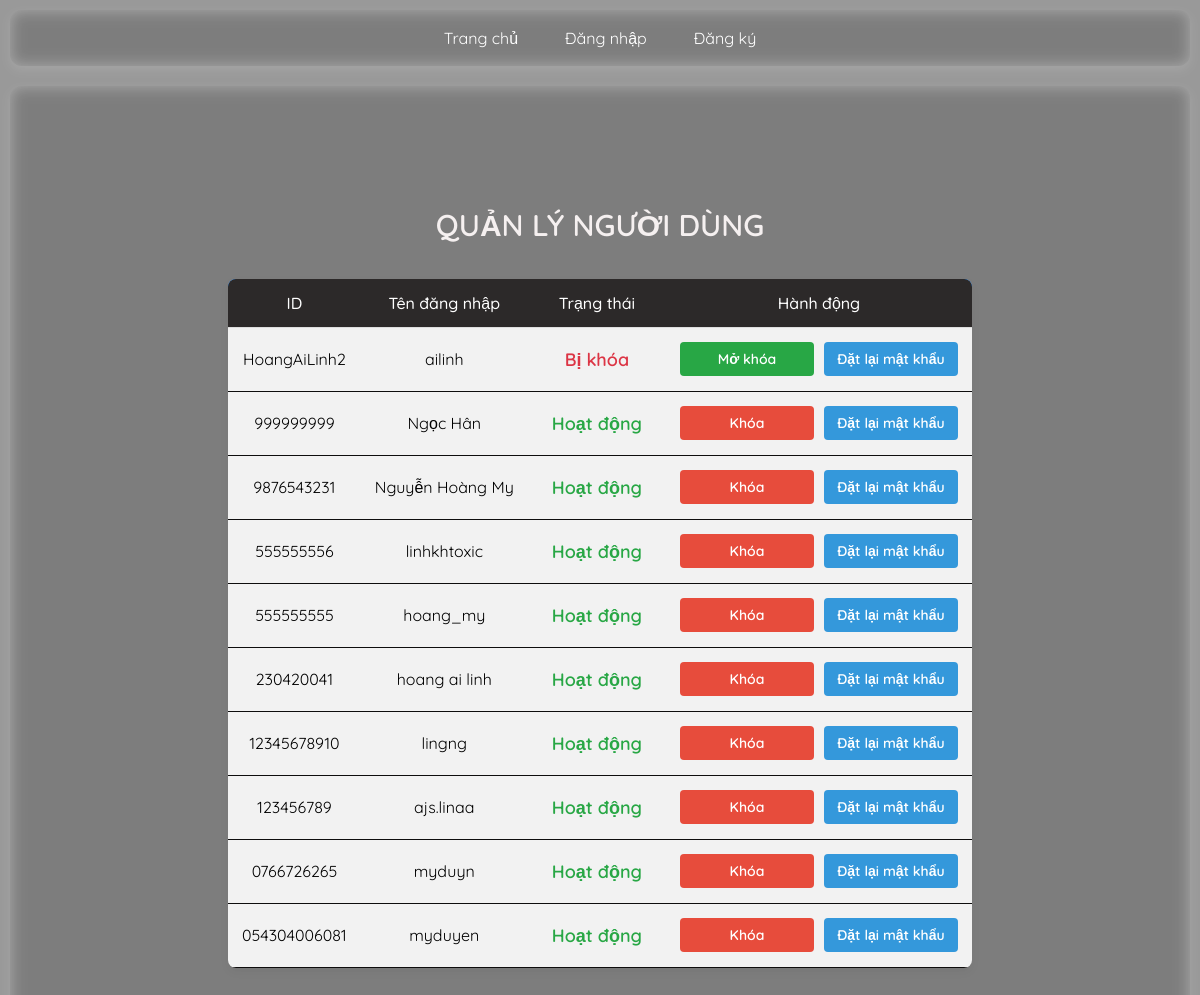
/admin (signed in), run on the app's committed database.
### tables this page shows
CREATE TABLE users (
            user_id TEXT PRIMARY KEY NOT NULL UNIQUE,
            username TEXT NOT NULL UNIQUE,
            password TEXT,
            role TEXT DEFAULT 'user',
            is_blocked INTEGER DEFAULT 0
        );

### app.py (the view)
@app.route('/admin')
def admin():
    if session.get('role') != 'admin':
        flash("Truy cập trái phép!", "danger")
        return redirect(url_for('home'))
    page_admin = request.args.get('page_admin', 1, type=int)
    per_page = 10  # 10 user mỗi trang
    offset_user = (page_admin - 1) * per_page
    with sqlite3.connect(DATABASE) as conn:
        c = conn.cursor()
        c.execute("SELECT COUNT(*) FROM posts WHERE username != ?", (session['username'],))
        total_user_posts = c.fetchone()[0]
        total_user_pages = (total_user_posts + per_page - 1) // per_page
        c.execute("SELECT * FROM users WHERE username != ? ORDER BY user_id DESC LIMIT ? OFFSET ?",
                  (session['username'], per_page, offset_user))
        users = c.fetchall()
    return render_template('admin.html', users=users,
                           page_admin=page_admin,
                           total_user_pages=total_user_pages,)

### templates/admin.html (shortened to what this page needs)
{% extends "base.html" %}
{% block content %}
<div class="admin-container">
    <h2 class="title">QUẢN LÝ NGƯỜI DÙNG</h2>
    <table class="user-table">
        <thead>
            <tr>
                <th>ID</th>
                <th>Tên đăng nhập</th>
                <th>Trạng thái</th>
                <th>Hành động</th>
            </tr>
        </thead>
        <tbody>
            {% for user in users %}
            <tr>
                <td>{{ user[0] }}</td>
                <td>{{ user[1] }}</td>
                <td>
                    <span class="status {{ 'blocked' if user[4] == 1 else 'active' }}">
                        {{ "Bị khóa" if user[4] == 1 else "Hoạt động" }}
                    </span>
                </td>
                <td>
                    <div class="action-buttons">
                        {% if user[4] == 1 %}
                            <a href="{{ url_for('unblock_user', username=user[1]) }}" class="button unblock">Mở khóa</a>
                        {% else %}
                            <a href="{{ url_for('block_user', username=user[1]) }}" class="button block">Khóa</a>
                        {% endif %}
                        <a href="{{ url_for('reset_password', username=user[1]) }}" class="button reset">Đặt lại mật khẩu</a>
                    </div>
                </td>
            </tr>
            {% endfor %}
        </tbody>
    </table>
</div>
{% endblock %}

### static/style.css (style rules this page uses)
body { font-family: 'Quicksand', sans-serif; margin: 0; padding: 0; background: url('https://i.pinimg.com/736x/f0/36/60/f03660c59e833d273f4557d920be3e40.jpg') center/cover no-repeat fixed; color: #fff; display: flex; flex-direction: column; min-height: 100vh; opacity: 0; animation: fadeIn 1s ease-in forwards; }
body::before { content: ""; position: fixed; top: 0; left: 0; width: 100%; height: 100%; background: rgba(0, 0, 0, 0.4); z-index: -1; }
.title { text-align: center; font-size: 26px; font-weight: bold; margin-bottom: 20px; color: white; background: #007BFF; padding: 10px; border-radius: 8px; }
.user-table { width: 80%; margin: 0 auto; border-collapse: collapse; background: rgba(255, 255, 255, 0.9); border-radius: 10px; overflow: hidden; box-shadow: 0 4px 10px rgba(0, 0, 0, 0.1); }
.user-table thead { background: #007BFF; color: white; }
.user-table th, .user-table td { padding: 12px; text-align: center; border-bottom: 1px solid #ddd; }
.user-table td:first-child, .user-table td:nth-child(2) { color: black; }
.status { font-weight: bold; padding: 8px; border-radius: 5px; }
.status.blocked { color: red; }
.status.active { color: green; }
.button { padding: 8px 12px; border-radius: 6px; text-decoration: none; font-weight: bold; display: inline-block; transition: 0.3s; }
.button.block { background: #dc3545; color: white; }
.button.unblock { background: #28a745; color: white; }

### templates/admin.html (style rules this page uses)
body { font-family: 'Quicksand', sans-serif; color: #333; }
.admin-container { max-width: 1000px; margin: 40px auto; padding: 20px; }
.title { text-align: center; font-size: 30px; font-weight: 600; color: #f5f0f0; padding: 15px; background: none; }
.user-table { width: 100%; border-collapse: collapse; background: rgba(255, 255, 255, 0.9); border-radius: 8px; overflow: hidden; box-shadow: 0 4px 10px rgba(0, 0, 0, 0.05); }
.user-table th { background: #2c2929; font-weight: 500; padding: 14px; text-align: center; }
.user-table td { padding: 14px; text-align: center; border-bottom: 1px solid #0e0d0d; word-wrap: break-word; }
.status { font-weight: 600; font-size: 18px; padding: 6px 10px; border-radius: 5px; display: inline-block; }
.status.active { color: #28a745; }
.status.blocked { color: #dc3545; }
.action-buttons { display: flex; justify-content: center; align-items: center; gap: 10px; flex-wrap: wrap; }
.button { min-width: 110px; padding: 8px 12px; font-size: 14px; border-radius: 4px; text-align: center; font-weight: 600; white-space: nowrap; }
.button.block { background: #e74c3c; color: white; }
.button.reset { background: #3498db; color: white; }

### data on the page
users: user_id "HoangAiLinh2", username "ailinh", is_blocked "Bị khóa"
users: user_id "999999999", username "Ngọc Hân", is_blocked "Hoạt động"
users: user_id "9876543231", username "Nguyễn Hoàng My", is_blocked "Hoạt động"
users: user_id "555555556", username "linhkhtoxic", is_blocked "Hoạt động"
users: user_id "555555555", username "hoang_my", is_blocked "Hoạt động"
users: user_id "230420041", username "hoang ai linh", is_blocked "Hoạt động"
users: user_id "12345678910", username "lingng", is_blocked "Hoạt động"
users: user_id "123456789", username "ajs.linaa", is_blocked "Hoạt động"
users: user_id "0766726265", username "myduyn", is_blocked "Hoạt động"
users: user_id "054304006081", username "myduyen", is_blocked "Hoạt động"
